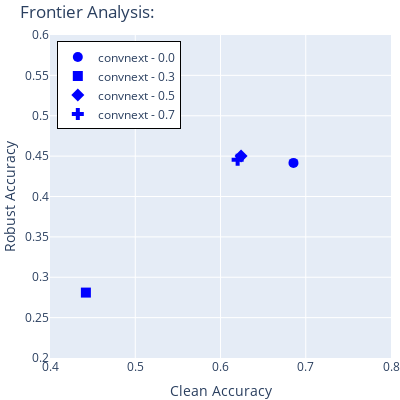

Notebook code for this chart:
### Code cell
import numpy as np
import pandas as pd
import plotly.graph_objects as go

# Sort the dataframe by natural and adversarial accuracy
sorted_df = df_avg.sort_values(by=['nat_acc', 'adv_acc'], ascending=[False, False])

# # Identify the Pareto frontier
# pareto_front = []
# current_best = -np.inf

# for index, row in sorted_df.iterrows():
#     if row['adv_acc'] > current_best:
#         pareto_front.append((row['nat_acc'], row['adv_acc'], row['pruning_strategy'], row['pruning_ratio']))
#         current_best = row['adv_acc']

# pareto_front = np.array(pareto_front)

# Color map for different pruning strategies
color_map = {
    'convnext': 'blue',
}

# Dictionary to map pruning_ratio to different marker symbols
marker_map = {
    '0.0': 'circle',
    '0.3': 'square',
    '0.5': 'diamond',
    '0.7': 'cross'
}

# Step 3: Plot using plotly
fig = go.Figure()

# Add all methods as separate scatter points, one for each pruning_strategy
for strategy, color in color_map.items():
    df_subset = df_avg[df_avg['arch'] == strategy]
    
    # For each pruning_ratio, assign a marker
    for pruning_ratio_value, marker in marker_map.items():
        df_pruning_ratio_subset = df_subset[df_subset['pruning_ratio'] == pruning_ratio_value]
        fig.add_trace(go.Scatter(
            x=df_pruning_ratio_subset['nat_acc'],
            y=df_pruning_ratio_subset['adv_acc'],
            mode='markers',
            marker=dict(symbol=marker, color=color, size=10),
            name=f'{strategy} - {pruning_ratio_value}',
            text=df_pruning_ratio_subset['pruning_strategy'],  # Hover text for each point
            showlegend=True
        ))

# Update layout with legend inside the figure and square aspect ratio
fig.update_layout(
    title='Frontier Analysis: ', # + name,
    xaxis_title='Clean Accuracy',
    yaxis_title='Robust Accuracy',
    xaxis=dict(range=[0.4, 0.8]),
    yaxis=dict(range=[0.2, 0.6]),
    margin=dict(l=0, r=0, t=35, b=0),  # Margins set to 0
    width=400,  # Set figure width to 3 inches (300px at 96dpi)
    height=400,  # Set figure height to 3 inches (300px at 96dpi)
    showlegend=True,
    legend=dict(
        x=0.02,  # Position the legend inside the figure
        y=0.98,
        traceorder="normal",
        bgcolor="rgba(255, 255, 255, 1)",  # Semi-transparent background
        bordercolor="Black",
        borderwidth=1
    )
)

# Display the plot
fig.show()

# Save the figure
# fig.write_image("./figures/pruningratio_influence.png")

### Figure 1 — Plotly figure (JSON) as saved in the notebook; plotly's stock layout.template omitted (floating-point values rounded to 4 significant figures)
{"data": [{"marker": {"color": "blue", "size": 10, "symbol": "circle"}, "mode": "markers", "name": "convnext - 0.0", "showlegend": true, "text": ["fixed_random"], "type": "scatter", "x": [0.6856], "y": [0.4416]}, {"marker": {"color": "blue", "size": 10, "symbol": "square"}, "mode": "markers", "name": "convnext - 0.3", "showlegend": true, "text": ["fixed_random"], "type": "scatter", "x": [0.4421], "y": [0.281]}, {"marker": {"color": "blue", "size": 10, "symbol": "diamond"}, "mode": "markers", "name": "convnext - 0.5", "showlegend": true, "text": ["fixed_random"], "type": "scatter", "x": [0.6241], "y": [0.4503]}, {"marker": {"color": "blue", "size": 10, "symbol": "cross"}, "mode": "markers", "name": "convnext - 0.7", "showlegend": true, "text": ["fixed_random"], "type": "scatter", "x": [0.6201], "y": [0.4454]}], "layout": {"height": 400, "legend": {"bgcolor": "rgba(255, 255, 255, 1)", "bordercolor": "Black", "borderwidth": 1, "traceorder": "normal", "x": 0.02, "y": 0.98}, "margin": {"b": 0, "l": 0, "r": 0, "t": 35}, "showlegend": true, "title": {"text": "Frontier Analysis: "}, "width": 400, "xaxis": {"range": [0.4, 0.8], "title": {"text": "Clean Accuracy"}}, "yaxis": {"range": [0.2, 0.6], "title": {"text": "Robust Accuracy"}}}}
